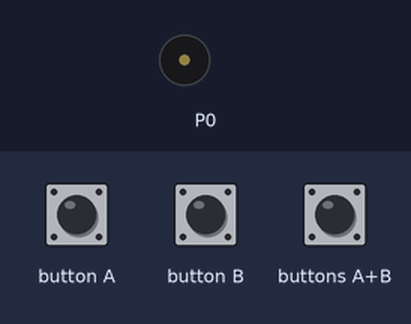
The program below on a simulated BBC micro:bit running MicroPython. Parts: buzzer (waves = sounding). The inputs (shaded band) are chosen by the test bench.

Above: at 1.2 s.
1.3 s: button A pressed for 0.15 s
At 5.5 s:
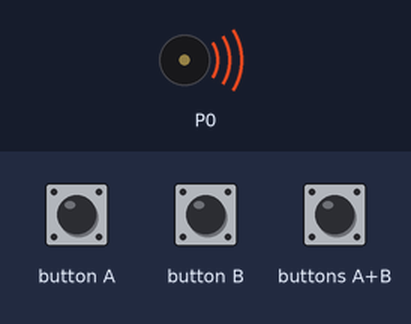
Timing chart, 0 to 10.3 s (numbered marks = the images above; inputs shaded):
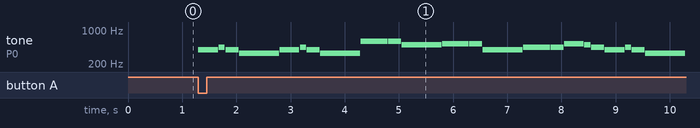

The program:

up_06_______up.py
```python
from microbit import *
import music

carol = [  # 고요한 밤, 거룩한 밤
    'g4:3', 'a:1', 'g:2', 'e:6', 'g:3', 'a:1', 'g:2', 'e:6', 'd5:4', 'd5:2',
    'b4:6', 'c5:4', 'c5:2', 'g4:6', 'a:4', 'a:2', 'c5:3', 'b4:1', 'a:2', 'g:3',
    'a:1', 'g:2', 'e:6', 'a:4', 'a:2', 'c5:3', 'b4:1', 'a:2', 'g:3', 'a:1',
    'g:2', 'e:6', 'd5:4', 'd5:2', 'f5:3', 'd5:2', 'b4:2', 'c5:6', 'e5:6',
    'c5:2', 'g4:2', 'e:2', 'g:3', 'f:1', 'd:2', 'c:6'
]

classic = [  # 바흐 전주곡(출처: UCL’s BBC Micro:bit Tutorials)
    'c4:1', 'e', 'g', 'c5', 'e5', 'g4', 'c5', 'e5', 'c4', 'e', 'g', 'c5', 'e5',
    'g4', 'c5', 'e5', 'c4', 'd', 'a', 'd5', 'f5', 'a4', 'd5', 'f5', 'c4', 'd',
    'a', 'd5', 'f5', 'a4', 'd5', 'f5', 'b3', 'd4', 'g', 'd5', 'f5', 'g4', 'd5',
    'f5', 'b3', 'd4', 'g', 'd5', 'f5', 'g4', 'd5', 'f5', 'c4', 'e', 'g', 'c5',
    'e5', 'g4', 'c5', 'e5', 'c4', 'e', 'g', 'c5', 'e5', 'g4', 'c5', 'e5', 'c4',
    'e', 'a', 'e5', 'a5', 'a4', 'e5', 'a5', 'c4', 'e', 'a', 'e5', 'a5', 'a4',
    'e5', 'a5', 'c4', 'd', 'f#', 'a', 'd5', 'f#4', 'a', 'd5', 'c4', 'd', 'f#',
    'a', 'd5', 'f#4', 'a', 'd5', 'b3', 'd4', 'g', 'd5', 'g5', 'g4', 'd5', 'g5',
    'b3', 'd4', 'g', 'd5', 'g5', 'g4', 'd5', 'g5', 'b3', 'c4', 'e', 'g', 'c5',
    'e4', 'g', 'c5', 'b3', 'c4', 'e', 'g', 'c5', 'e4', 'g', 'c5', 'a3', 'c4',
    'e', 'g', 'c5', 'e4', 'g', 'c5', 'a3', 'c4', 'e', 'g', 'c5', 'e4', 'g',
    'c5', 'd3', 'a', 'd4', 'f#', 'c5', 'd4', 'f#', 'c5', 'd3', 'a', 'd4', 'f#',
    'c5', 'd4', 'f#', 'c5', 'g3', 'b', 'd4', 'g', 'b', 'd', 'g', 'b', 'g3',
    'b3', 'd4', 'g', 'b', 'd', 'g', 'b'
]

bell = [  # 휴대폰벨
    'e5:1', 'd5:1', 'f#4:2', 'g#4:2', 'c#5:1', 'b4:1', 'd4:2', 'e4:2',
    'b4:1', 'a4:1', 'c#4:2', 'e4:2', 'a4:6'
]

while True:
    if button_a.is_pressed():    # 만약, A버튼을 누르면
        music.play(carol)        # carol 연주
    elif button_b.is_pressed():  # 그렇지 않고 B버튼을 누르면
        music.play(classic)      # classic 연주
    elif button_a.is_pressed() and button_b.is_pressed():
        # 그렇지 않고 A버튼과 B버튼을 동시에 누르면
        music.play(bell)        # bell 연주
```

Measured:
- after the input at 1.3 s, tone on P0: plays 392 Hz for 0.36 s, 440 Hz for 0.12 s, 392 Hz for 0.24 s, 330 Hz for 0.74 s, 392 Hz for 0.36 s, 440 Hz for 0.12 s … (23 notes in this stretch), starting at once
